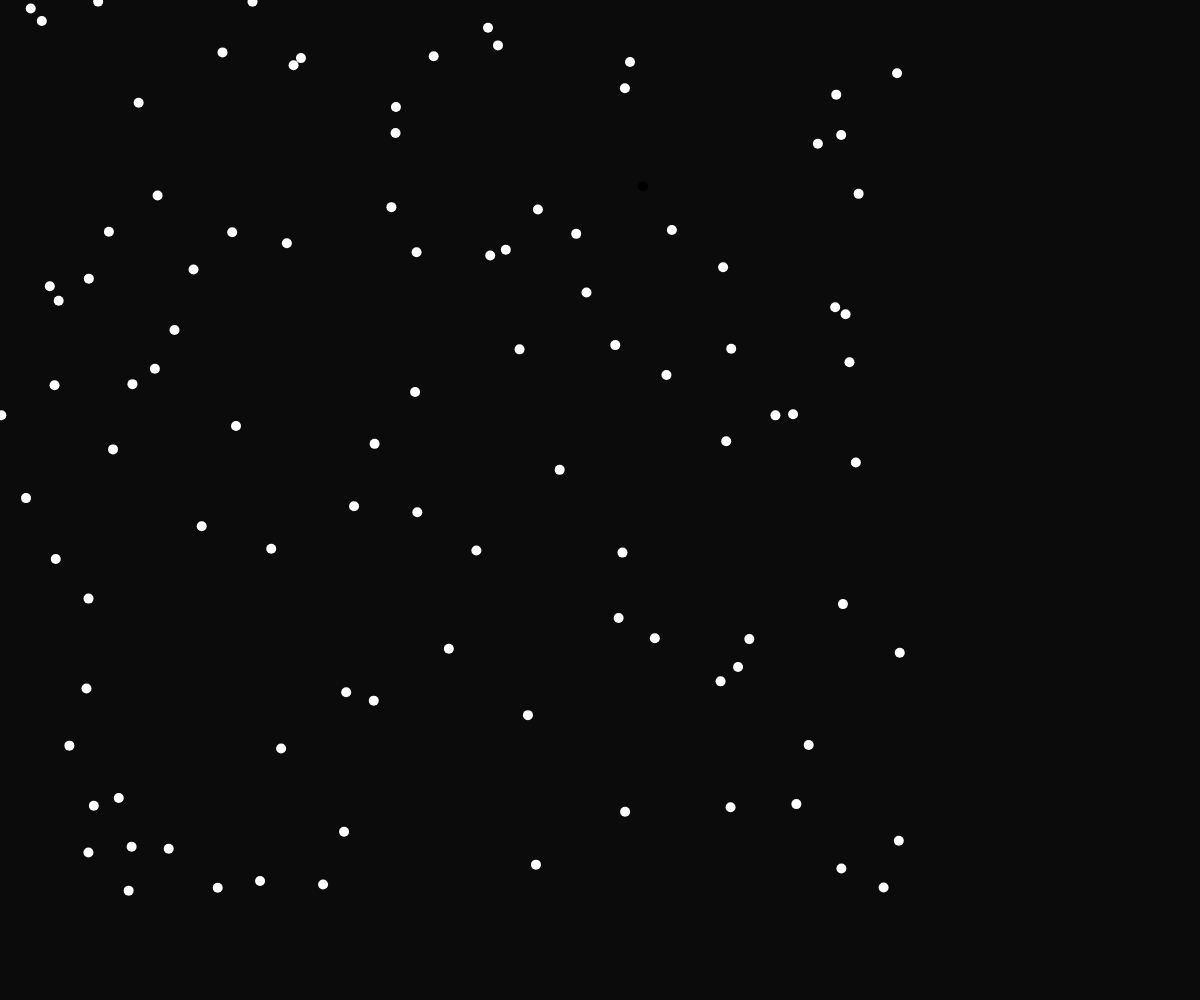
Frame 1 (no input)
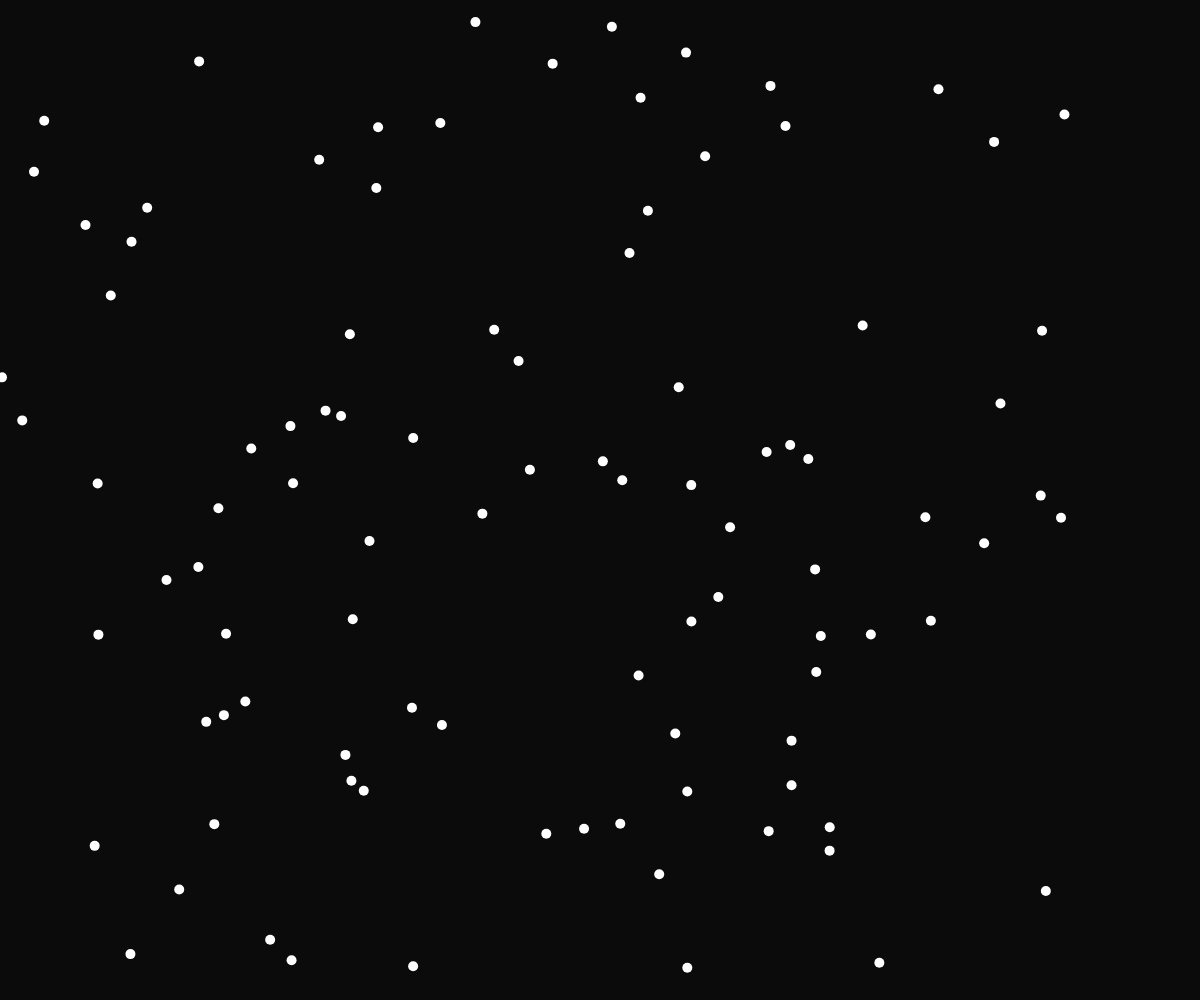
Frame 60 (no input)
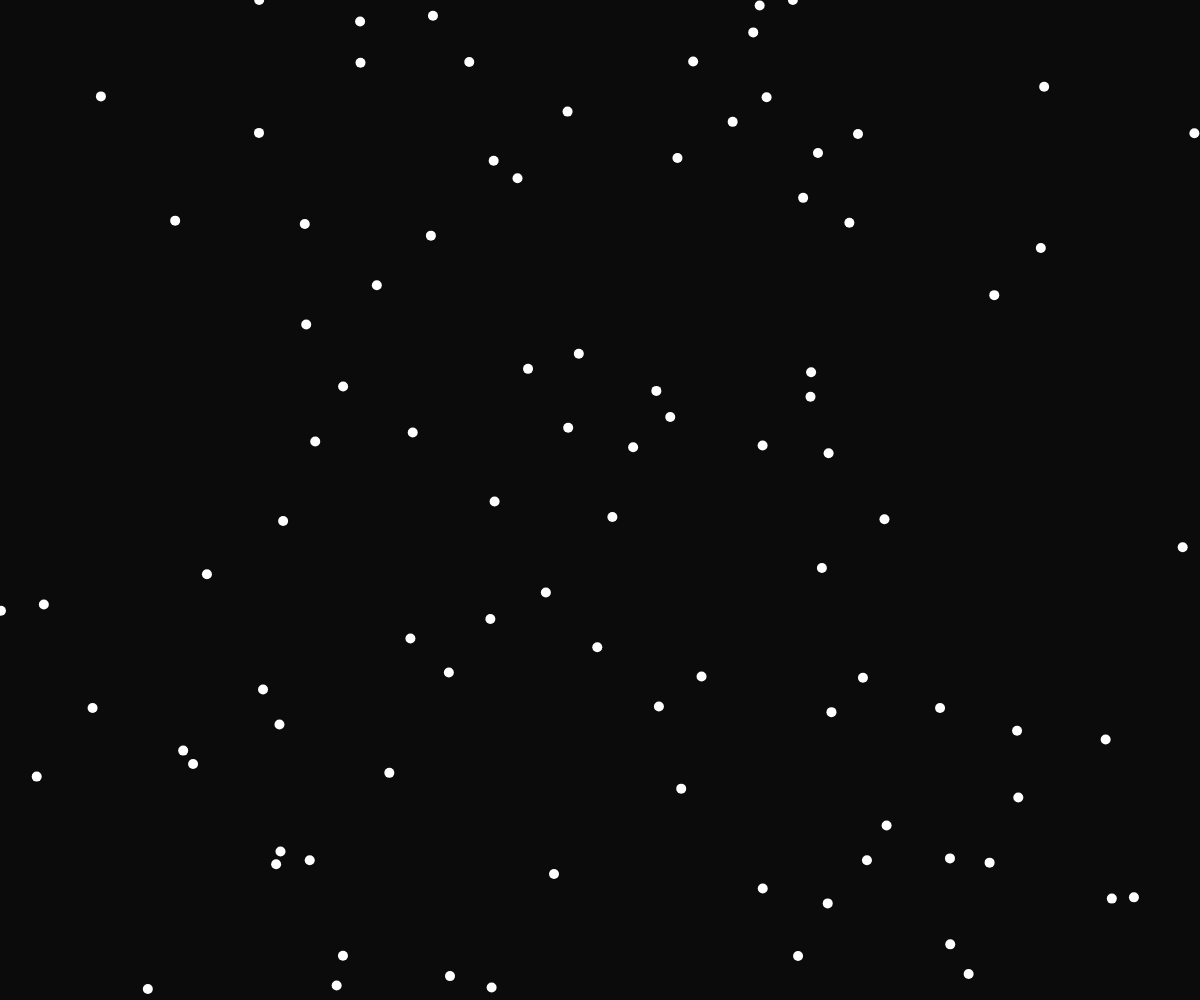
Frame 120 (the mouse pressed at the canvas centre since frame 60)

The p5.js sketch that drew these frames (run headless with seeded random() and noise() and a simulated clock; from frame 60 on, the mouse is pressed at the canvas centre):

// p5.js sketch
// ── sketch.js
let snow;
function setup(){
  //setup function
  createCanvas(windowWidth, windowHeight)
  snow = new Snow();
  snow.populate(100)
  strokeWeight(10)
}

function draw(){
  //loop here
  background(11);
  snow.show()
}
// ── snow.js
function Snow() {
    this.particles = []
    
    this.show = function() {
        for (let item of this.particles) {
            item.show()
            item.update()
        }
    }

    this.populate = function(count) {
        for (let i = 0; i < count;i++) {
            this.particles.push(new Particle(random(0, width - 300)))
        }
    }
}

function Particle(x) {
    this.pos = createVector(x, random(0, height - 100));
    this.vel = createVector(random(-2, 4), random(3, 7));

    this.show = function() {
        point(this.pos.x, this.pos.y);
        stroke("white")
    }
    this.update = function() {
        this.pos.add(this.vel)
        this.respawn()
    }
    this.respawn = function() {
        if (this.pos.x > width) {
            this.pos.x = random(0, width - 300)
        }
        if (this.pos.y > height) {
            this.pos.y = 0
        }
    }
}
